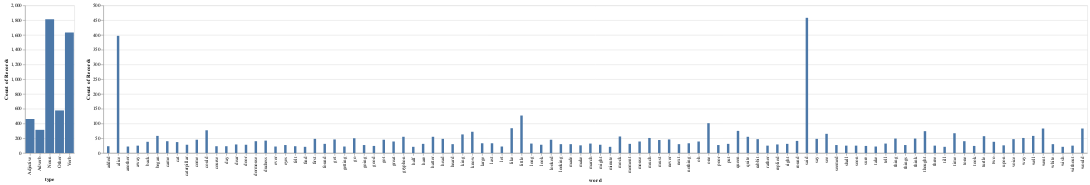

Here is the notebook cell this chart was saved with:
### Code cell
# along the type column, we want to support a filter selection
selection = alt.selection(type="multi", fields=['type'])

# we create a composite chart consisting of two sub-charts
# the base holds it together and acts as the concierge taking care of the data
base = alt.Chart(df_pared)

# this shows the types, note that we rely on Altair's aggregation prowess
chart1 = base.mark_bar().encode(
  x = alt.Y('type:N'),
  y = alt.X('count()'),
  # when a bar is selected, the others are displayed with reduced opacity
  opacity=alt.condition(selection, alt.value(1), alt.value(.25)),
).add_selection(selection)

# this chart reacts to the selection made in the left/above chart
chart2 = base.mark_bar(width=5).encode(
  x = 'word:N',
  y = alt.Y('count()'),
).transform_filter(selection)

chart1 | chart2

### Figure 1 — Vega-Lite specification as saved in the notebook (floating-point values rounded to 4 significant figures; data arrays with more than 128 entries replaced by an {"elided": "..."} marker saying what was removed)
{"config": {"view": {"continuousWidth": 300, "continuousHeight": 300}}, "hconcat": [{"mark": {"type": "bar"}, "encoding": {"opacity": {"condition": {"param": "param_1", "value": 1}, "value": 0.25}, "x": {"field": "type", "type": "nominal"}, "y": {"aggregate": "count", "type": "quantitative"}}, "name": "view_1"}, {"mark": {"type": "bar", "width": 5}, "encoding": {"x": {"field": "word", "type": "nominal"}, "y": {"aggregate": "count", "type": "quantitative"}}, "transform": [{"filter": {"param": "param_1"}}]}], "data": {"name": "data-8fb4b046e382637ce2a6b77914df6c07"}, "params": [{"name": "param_1", "select": {"type": "point", "fields": ["type"]}, "views": ["view_1"]}], "$schema": "https://vega.github.io/schema/vega-lite/v5.16.3.json", "datasets": {"data-8fb4b046e382637ce2a6b77914df6c07": {"elided": "4798 records"}}}
